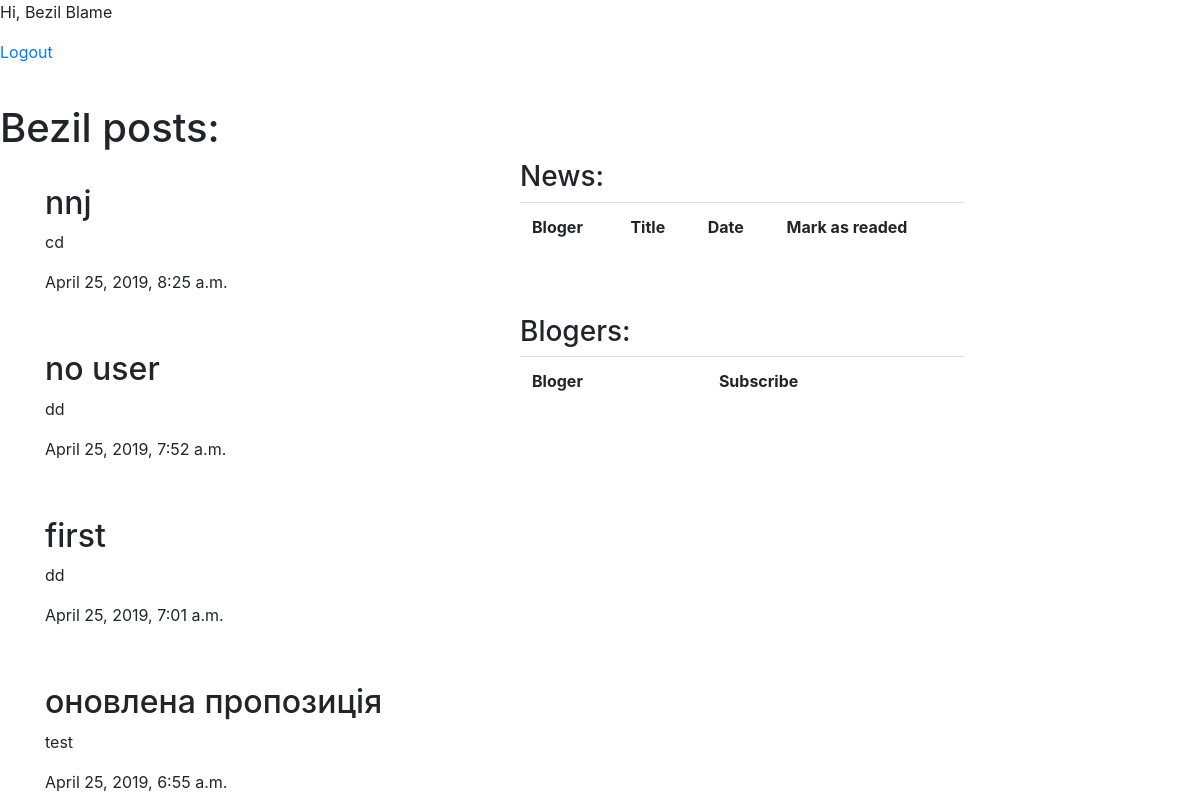
Screenshot of / (signed in) with the database file from the repository.
### userspace/models.py (models this page shows, shortened)
class Post(models.Model):
    title = models.CharField(max_length=100, blank=False)
    text = models.TextField(max_length=10000)
    date = models.DateTimeField(auto_now=True)
    blog = models.ForeignKey(Blog, on_delete=models.CASCADE, related_name="blog")

### userspace/views.py (the view)
# urls.py: path('', HomeView.as_view(), name="home"),
class HomeView(BlogerLoginRequiredMixin, ListView):
    model = Post
    ordering = "-date"
    template_name = "userspace/home.html"
    context_object_name = "posts"
    def get_queryset(self):
        blog = self.get_user_blog()
        queryset = Post.objects.filter(blog=blog).order_by(self.ordering)
        print("queryset", queryset)
        return queryset

### userspace/views.py (called while the page is built)
    def get_user(self, **kwargs):
        user = None
        if "pk" in kwargs or "id" in kwargs:
            pk=kwargs["id"] if "id" in kwargs else kwargs["pk"]
            try:
                user = User.objects.get(pk=pk)
            except Exception as exc:
                print("No user with current id ", pk)
        else:
            try:
                user = User.objects.get(pk=self.request.user.id)
            except Exception as exc:
                print("No such user")
        return user

    def get_user_blog(self):
        user = self.get_user()
        print("User", user)
        blog = Blog.objects.filter(owner=user)
        print(blog)
        return blog.last() if blog else None

### templates/userspace/home.html (shortened to what this page needs)
{% extends "base.html" %}
{% block content %}
<br>
<h1>{{request.user.first_name}} posts:</h1>
    <div class="container">
       <div class="row">
        <div class="col-md-5">
            {% for p in posts %}
                <br>
                <h2>{{p.title}}</h2>
                <p>{{p.text}}<p>
                <p>{{p.date}}<p>
            {% endfor %}
        </div>
        <div class="col-md-5">
            <h3>News:</h3>
            <table class="table">
                <tr>
                    <th>Bloger</th>
                    <th>Title</th>
                    <th>Date</th>
                    <th>Mark as readed</th>
                </tr>
            </table>
            <br>
            <br>
            <h3>Blogers:</h3>
            <table class="table">
                <tr>
                    <th>Bloger</th>
                    <th>Subscribe</th>
                </tr>
            </table>
        </div>
       </div>
    </div>
{% endblock %}

### templates/base.html (shortened to what this page needs)
<!DOCTYPE html>
<html lang="en">
<head>
    <link rel="stylesheet" href="https://stackpath.bootstrapcdn.com/bootstrap/4.3.1/css/bootstrap.min.css">
</head>
<body>
    {% block main %}
        {% if request.user.is_authenticated %}
            <p>Hi, {{request.user.first_name}} {{request.user.last_name}} </p>
            <p><a href="{% url 'logout' %}">Logout</a></p>
        {% else %}
            <p><a href="{% url 'login' %}">Login</a></p>
        {% endif %}
        {% block content %}
        {% endblock %}
    {% endblock %}
</body>
</html>

### rows the page displays
Post: title "nnj", text "cd", date "April 25, 2019, 8:25 a.m."
Post: title "no user", text "dd", date "April 25, 2019, 7:52 a.m."
Post: title "first", text "dd", date "April 25, 2019, 7:01 a.m."
Post: title "оновлена пропозиція", text "test", date "April 25, 2019, 6:55 a.m."

### other values shown
{{ request.user.first_name }} "Bezil"
{{ request.user.last_name }} "Blame"
